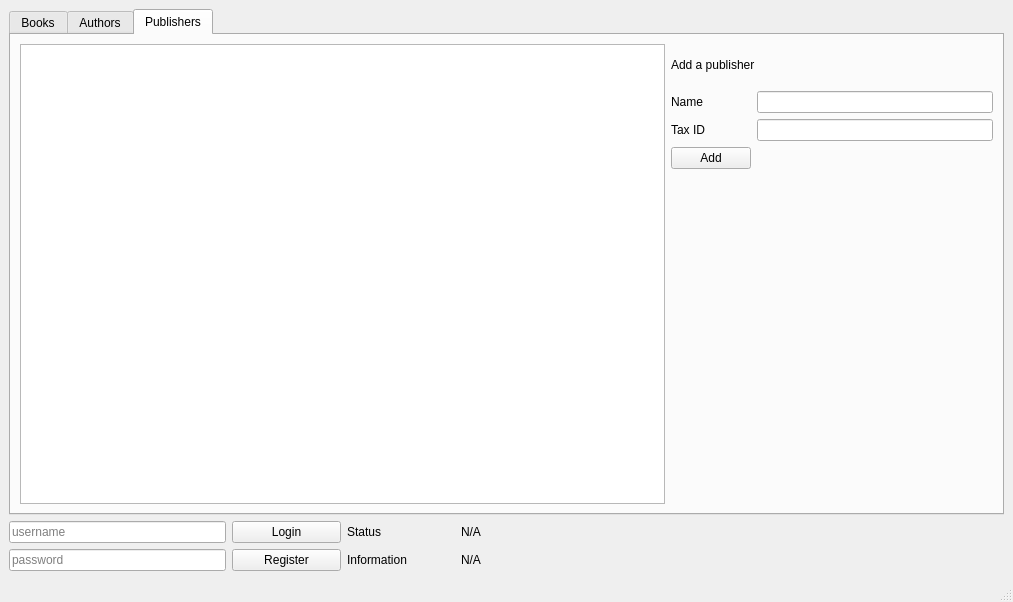
<?xml version="1.0" encoding="UTF-8"?>
<ui version="4.0">
 <class>MainWindow</class>
 <widget class="QMainWindow" name="MainWindow">
  <property name="geometry">
   <rect>
    <x>0</x>
    <y>0</y>
    <width>1013</width>
    <height>602</height>
   </rect>
  </property>
  <property name="windowTitle">
   <string>MainWindow</string>
  </property>
  <widget class="QWidget" name="centralwidget">
   <layout class="QGridLayout" name="gridLayout_2" rowstretch="10,1">
    <item row="0" column="0">
     <layout class="QHBoxLayout" name="MainGrid" stretch="0">
      <item>
       <widget class="QTabWidget" name="TabWidget">
        <property name="currentIndex">
         <number>2</number>
        </property>
        <widget class="QWidget" name="BooksTab">
         <attribute name="title">
          <string>Books</string>
         </attribute>
         <layout class="QHBoxLayout" name="horizontalLayout" stretch="6,3">
          <item>
           <widget class="QTableView" name="BooksDisplayGrid"/>
          </item>
          <item>
           <layout class="QVBoxLayout" name="verticalLayout" stretch="1,10">
            <item>
             <widget class="QLabel" name="AddBookLabel">
              <property name="text">
               <string>Add a book</string>
              </property>
             </widget>
            </item>
            <item>
             <layout class="QGridLayout" name="gridLayout">
              <item row="5" column="0">
               <widget class="QLabel" name="AuthorLabel">
                <property name="text">
                 <string>Author</string>
                </property>
               </widget>
              </item>
              <item row="0" column="0">
               <widget class="QLabel" name="TitleLabel">
                <property name="text">
                 <string>Title</string>
                </property>
               </widget>
              </item>
              <item row="6" column="0">
               <widget class="QLabel" name="PublisherLabel">
                <property name="text">
                 <string>Publisher</string>
                </property>
               </widget>
              </item>
              <item row="2" column="0">
               <widget class="QLabel" name="ISBNLabel">
                <property name="text">
                 <string>ISBN</string>
                </property>
               </widget>
              </item>
              <item row="5" column="1">
               <widget class="QComboBox" name="AuthorComboBox"/>
              </item>
              <item row="1" column="1">
               <widget class="QPlainTextEdit" name="SynopsisTextEdit"/>
              </item>
              <item row="3" column="0">
               <widget class="QLabel" name="YearLabel">
                <property name="text">
                 <string>Year of release</string>
                </property>
               </widget>
              </item>
              <item row="1" column="0">
               <widget class="QLabel" name="SynopsisLabel">
                <property name="text">
                 <string>Synopsis</string>
                </property>
               </widget>
              </item>
              <item row="0" column="1">
               <widget class="QLineEdit" name="TitleLineEdit">
                <property name="maxLength">
                 <number>128</number>
                </property>
               </widget>
              </item>
              <item row="4" column="0">
               <widget class="QLabel" name="RatingLabel">
                <property name="text">
                 <string>Rating 1-5</string>
                </property>
               </widget>
              </item>
              <item row="3" column="1">
               <widget class="QSpinBox" name="YearSpinBox">
                <property name="maximum">
                 <number>2050</number>
                </property>
               </widget>
              </item>
              <item row="4" column="1">
               <widget class="QSpinBox" name="RatingSpinBox">
                <property name="minimum">
                 <number>1</number>
                </property>
                <property name="maximum">
                 <number>5</number>
                </property>
               </widget>
              </item>
              <item row="2" column="1">
               <widget class="QLineEdit" name="ISBNLineEdit">
                <property name="maxLength">
                 <number>32</number>
                </property>
               </widget>
              </item>
              <item row="6" column="1">
               <widget class="QComboBox" name="PublisherComboBox"/>
              </item>
              <item row="7" column="0">
               <widget class="QPushButton" name="AddBookButton">
                <property name="text">
                 <string>Add</string>
                </property>
               </widget>
              </item>
             </layout>
            </item>
           </layout>
          </item>
         </layout>
        </widget>
        <widget class="QWidget" name="AuthorsTab">
         <attribute name="title">
          <string>Authors</string>
         </attribute>
         <layout class="QHBoxLayout" name="horizontalLayout_2" stretch="6,3">
          <item>
           <widget class="QTableView" name="AuthorsDisplayGrid"/>
          </item>
          <item>
           <layout class="QVBoxLayout" name="verticalLayout_2" stretch="1,10">
            <item>
             <widget class="QLabel" name="AuthorLabel_2">
              <property name="text">
               <string>Add an author</string>
              </property>
             </widget>
            </item>
            <item>
             <layout class="QGridLayout" name="gridLayout_3">
              <item row="1" column="1">
               <widget class="QDateEdit" name="AuthorDateEdit"/>
              </item>
              <item row="0" column="0">
               <widget class="QLabel" name="AuthorNameLabel">
                <property name="text">
                 <string>Name</string>
                </property>
               </widget>
              </item>
              <item row="2" column="0">
               <widget class="QLabel" name="BiographyLabel">
                <property name="text">
                 <string>Biography</string>
                </property>
               </widget>
              </item>
              <item row="0" column="1">
               <widget class="QLineEdit" name="AuthorNameLineEdit"/>
              </item>
              <item row="2" column="1">
               <widget class="QPlainTextEdit" name="BiographyTextEdit"/>
              </item>
              <item row="1" column="0">
               <widget class="QLabel" name="DateOfBirthLabel">
                <property name="text">
                 <string>Date of birth</string>
                </property>
               </widget>
              </item>
              <item row="3" column="0">
               <widget class="QPushButton" name="AddAuthorButton">
                <property name="text">
                 <string>Add</string>
                </property>
               </widget>
              </item>
             </layout>
            </item>
           </layout>
          </item>
         </layout>
        </widget>
        <widget class="QWidget" name="PublishersTab">
         <attribute name="title">
          <string>Publishers</string>
         </attribute>
         <layout class="QHBoxLayout" name="horizontalLayout_3" stretch="6,3">
          <item>
           <widget class="QTableView" name="PublisherDisplayGrid"/>
          </item>
          <item>
           <layout class="QVBoxLayout" name="verticalLayout_3" stretch="1,10">
            <item>
             <widget class="QLabel" name="label">
              <property name="text">
               <string>Add a publisher</string>
              </property>
             </widget>
            </item>
            <item>
             <layout class="QGridLayout" name="gridLayout_4">
              <item row="1" column="0">
               <widget class="QLabel" name="TaxIDLabel">
                <property name="text">
                 <string>Tax ID</string>
                </property>
               </widget>
              </item>
              <item row="1" column="1">
               <widget class="QLineEdit" name="TaxIDLineEdit"/>
              </item>
              <item row="0" column="1">
               <widget class="QLineEdit" name="PublisherNameLineEdit"/>
              </item>
              <item row="2" column="0">
               <widget class="QPushButton" name="AddPublisherButton">
                <property name="text">
                 <string>Add</string>
                </property>
               </widget>
              </item>
              <item row="0" column="0">
               <widget class="QLabel" name="PublisherNameLabel">
                <property name="text">
                 <string>Name</string>
                </property>
               </widget>
              </item>
              <item row="3" column="0">
               <spacer name="verticalSpacer">
                <property name="orientation">
                 <enum>Qt::Vertical</enum>
                </property>
                <property name="sizeHint" stdset="0">
                 <size>
                  <width>20</width>
                  <height>40</height>
                 </size>
                </property>
               </spacer>
              </item>
             </layout>
            </item>
           </layout>
          </item>
         </layout>
        </widget>
       </widget>
      </item>
     </layout>
    </item>
    <item row="1" column="0">
     <layout class="QGridLayout" name="InfoGrid" columnstretch="2,1,1,5">
      <item row="0" column="2">
       <widget class="QLabel" name="StatusLabel">
        <property name="text">
         <string>Status</string>
        </property>
       </widget>
      </item>
      <item row="0" column="1">
       <widget class="QPushButton" name="LoginButton">
        <property name="text">
         <string>Login</string>
        </property>
       </widget>
      </item>
      <item row="0" column="3">
       <widget class="QLabel" name="Status">
        <property name="text">
         <string>N/A</string>
        </property>
       </widget>
      </item>
      <item row="1" column="3">
       <widget class="QLabel" name="LastAction">
        <property name="text">
         <string>N/A</string>
        </property>
       </widget>
      </item>
      <item row="0" column="0">
       <widget class="QLineEdit" name="UsernameFrom">
        <property name="text">
         <string notr="true"/>
        </property>
        <property name="maxLength">
         <number>64</number>
        </property>
        <property name="placeholderText">
         <string>username</string>
        </property>
       </widget>
      </item>
      <item row="1" column="0">
       <widget class="QLineEdit" name="PasswordForm">
        <property name="inputMask">
         <string notr="true"/>
        </property>
        <property name="text">
         <string notr="true"/>
        </property>
        <property name="maxLength">
         <number>64</number>
        </property>
        <property name="echoMode">
         <enum>QLineEdit::Password</enum>
        </property>
        <property name="placeholderText">
         <string>password</string>
        </property>
       </widget>
      </item>
      <item row="1" column="2">
       <widget class="QLabel" name="LastActionLabel">
        <property name="text">
         <string>Information</string>
        </property>
       </widget>
      </item>
      <item row="1" column="1">
       <widget class="QPushButton" name="RegisterButton">
        <property name="text">
         <string>Register</string>
        </property>
       </widget>
      </item>
     </layout>
    </item>
   </layout>
  </widget>
  <widget class="QMenuBar" name="menubar">
   <property name="geometry">
    <rect>
     <x>0</x>
     <y>0</y>
     <width>1013</width>
     <height>21</height>
    </rect>
   </property>
  </widget>
  <widget class="QStatusBar" name="statusbar"/>
 </widget>
 <resources/>
 <connections/>
</ui>
